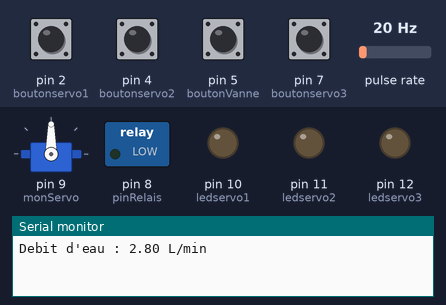
Recording of a sketch running on a simulated Arduino Uno, built with avr-gcc and run on an emulated ATmega328P. Parts: servo, switched loads named in the sketch (green lamp = pin HIGH), output pins drawn as LEDs (lit = HIGH), the last lines printed to the serial monitor. Wiring (inferred from the names in the program): pulse sensor: data pin 3. The test bench sets the inputs (shaded band); at power-on: pin 2 (boutonservo1), pin 4 (boutonservo2), pin 5 (boutonVanne), pin 7 (boutonservo3) HIGH, pulse rate 20 Hz.

Above: at 1.2 s.
1.3 s: pin 2 (boutonservo1) pulled LOW for 0.15 s
At 2.0 s:
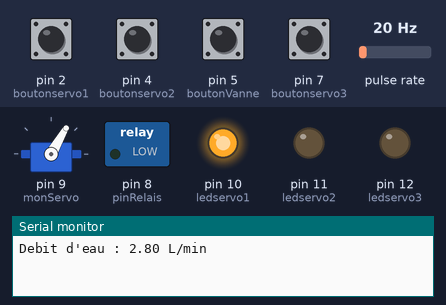
2.9 s: pin 4 (boutonservo2) pulled LOW for 0.15 s
At 3.3 s:
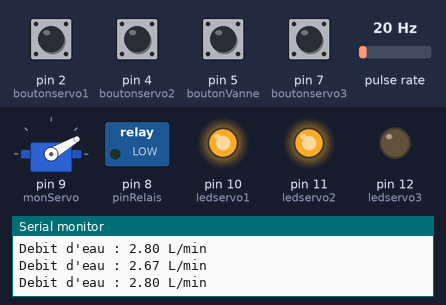
4.5 s: pin 5 (boutonVanne) pulled LOW for 0.15 s
At 4.58 s:
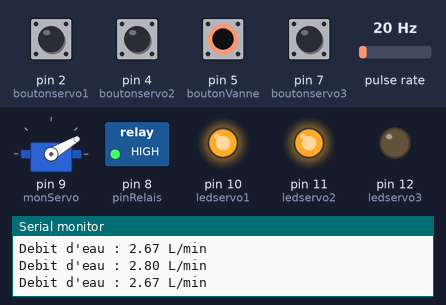
6.1 s: pin 7 (boutonservo3) pulled LOW for 0.15 s
At 7.0 s:
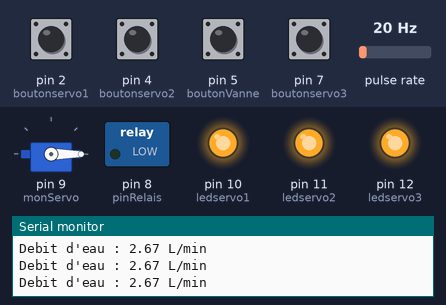
7.7 s: pin 5 (boutonVanne) pulled LOW for 1 s
At 8.3 s:
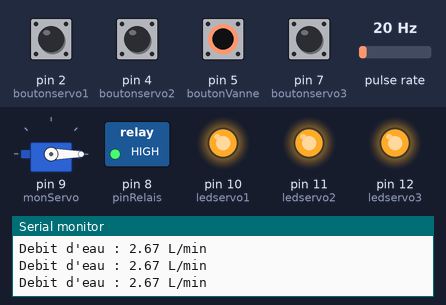
10.2 s: pin 2 (boutonservo1) pulled LOW for 1 s
At 11.5 s:
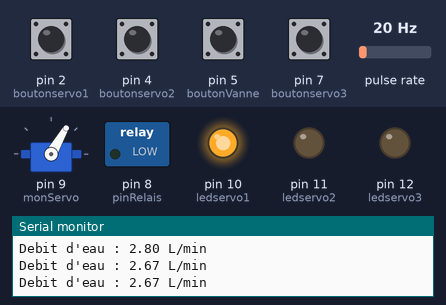
Timing chart, 0 to 13.2 s (numbered marks = the images above; inputs shaded):
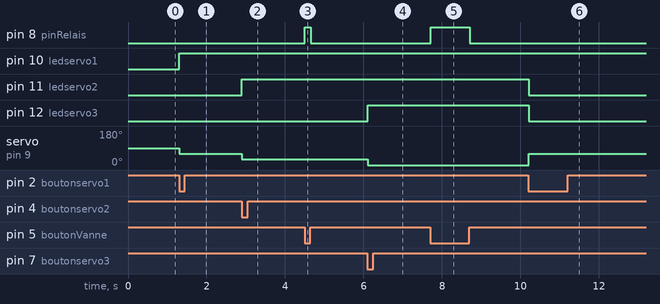

Measured:
- after the input at 1.3 s, pin 10 (ledservo1): LOW → HIGH at once; servo on pin 9 (monServo): 90° → 60° at once
- after the input at 2.9 s, pin 11 (ledservo2): LOW → HIGH at once; servo on pin 9 (monServo): 60° → 30° at once
- after the input at 4.5 s, pin 8 (pinRelais): LOW → HIGH at once, → LOW 0.15 s later
- after the input at 6.1 s, pin 12 (ledservo3): LOW → HIGH at once; servo on pin 9 (monServo): 30° → 0° at once
- after the input at 7.7 s, pin 8 (pinRelais): LOW → HIGH at once, → LOW 1.0 s later
- after the input at 10.2 s, pin 11 (ledservo2), pin 12 (ledservo3): HIGH → LOW at once; servo on pin 9 (monServo): 0° → 60° at once

The sketch:

Code_arduino.ino
```cpp
#include <Servo.h>

Servo monServo;

//BROCHES SERVOMOTEUR & LEDS
const int boutonservo1 = 2;
const int boutonservo2 = 4;
const int boutonservo3 = 7;

const int ledservo1 = 10;
const int ledservo2 = 11;
const int ledservo3 = 12;

// BROCHES VANNE 12V
const int boutonVanne = 5;
const int pinRelais = 8;

// BROCHE CAPTEUR DE DÉBIT
const int pinDebit = 3;
volatile int compteurImpulsions = 0;
unsigned long tempsPrecedent = 0;

// Fonction qui s'exécute à chaque tour de roue du capteur
void compter() {
  compteurImpulsions++;
}

void setup() {

  Serial.begin(9600);

  monServo.attach(9);

  // Initialisation des boutons du servo
  pinMode(boutonservo1, INPUT_PULLUP);
  pinMode(boutonservo2, INPUT_PULLUP);
  pinMode(boutonservo3, INPUT_PULLUP);

  // Initialisation des LEDs
  pinMode(ledservo1, OUTPUT);
  pinMode(ledservo2, OUTPUT);
  pinMode(ledservo3, OUTPUT);
  digitalWrite(ledservo1, LOW);
  digitalWrite(ledservo2, LOW);
  digitalWrite(ledservo3, LOW);

  // Position d'origine
  monServo.write(90);

  // Initialisation de la vanne
  pinMode(boutonVanne, INPUT_PULLUP);
  pinMode(pinRelais, OUTPUT);
  digitalWrite(pinRelais, LOW);

  // Initialisation du capteur de débit
  pinMode(pinDebit, INPUT_PULLUP);
  attachInterrupt(digitalPinToInterrupt(pinDebit), compter, RISING);
}

void loop() {

  // CALCUL ET AFFICHAGE DU DÉBIT (une fois par seconde)
  if (millis() - tempsPrecedent > 1000) {
    tempsPrecedent = millis();

    // Convertit les impulsions en Litres par minute
    float debitLmin = compteurImpulsions / 7.5;

    // Envoie le texte vers le moniteur série de l'Arduino
    Serial.print("Debit d'eau : ");
    Serial.print(debitLmin);
    Serial.println(" L/min");

    compteurImpulsions = 0; // Remet à zéro pour la seconde suivante
  }

  // GESTION DU SERVOMOTEUR
  if (digitalRead(boutonservo1) == LOW) {
    monServo.write(60);
    digitalWrite(ledservo1, HIGH);
    digitalWrite(ledservo2, LOW);
    digitalWrite(ledservo3, LOW);
  }

  if (digitalRead(boutonservo2) == LOW) {
    monServo.write(30);
    digitalWrite(ledservo1, HIGH);
    digitalWrite(ledservo2, HIGH);
    digitalWrite(ledservo3, LOW);
  }

  if (digitalRead(boutonservo3) == LOW) {
    monServo.write(0);
    digitalWrite(ledservo1, HIGH);
    digitalWrite(ledservo2, HIGH);
    digitalWrite(ledservo3, HIGH);
  }

  // GESTION DE LA VANNE 12V
  if (digitalRead(boutonVanne) == LOW) {
    digitalWrite(pinRelais, HIGH);
  } else {
    digitalWrite(pinRelais, LOW);
  }
  delay(50);
}
```
